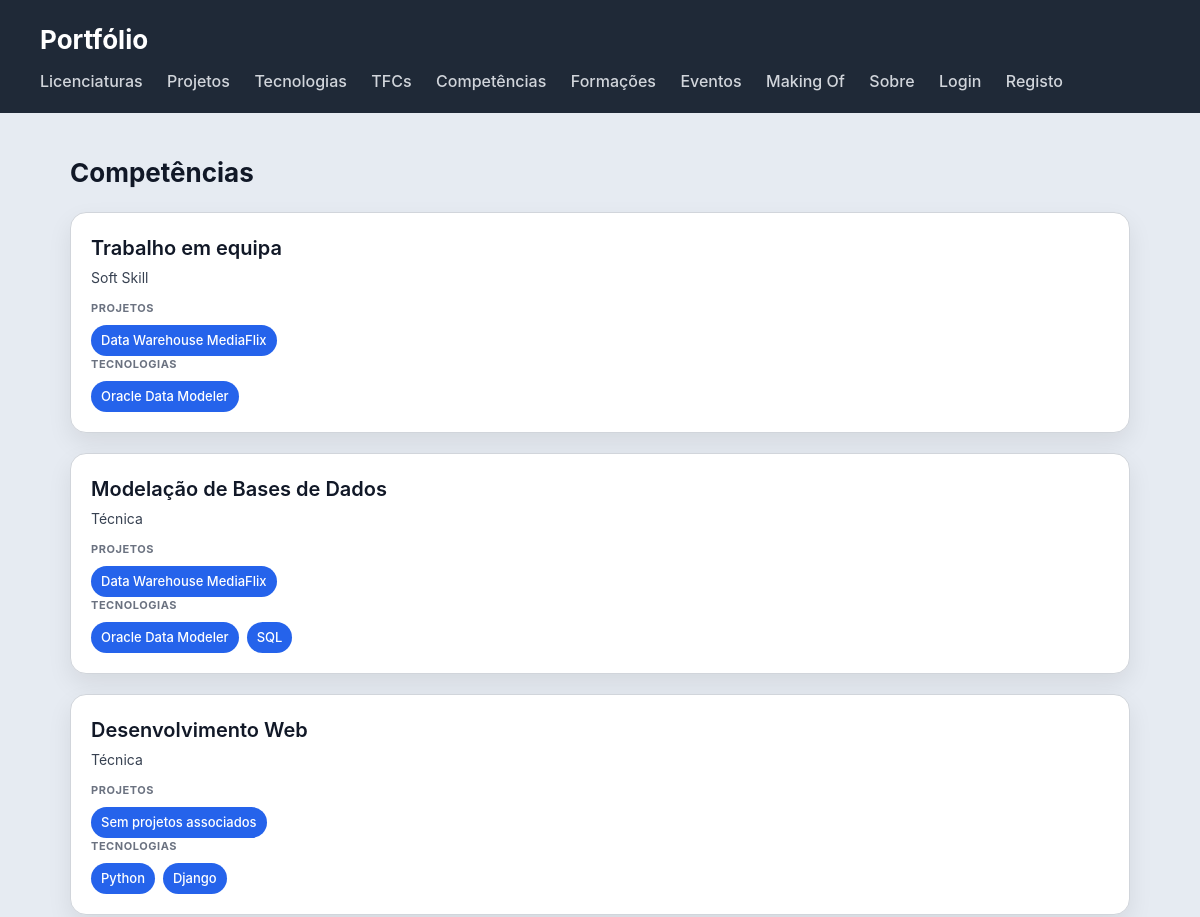
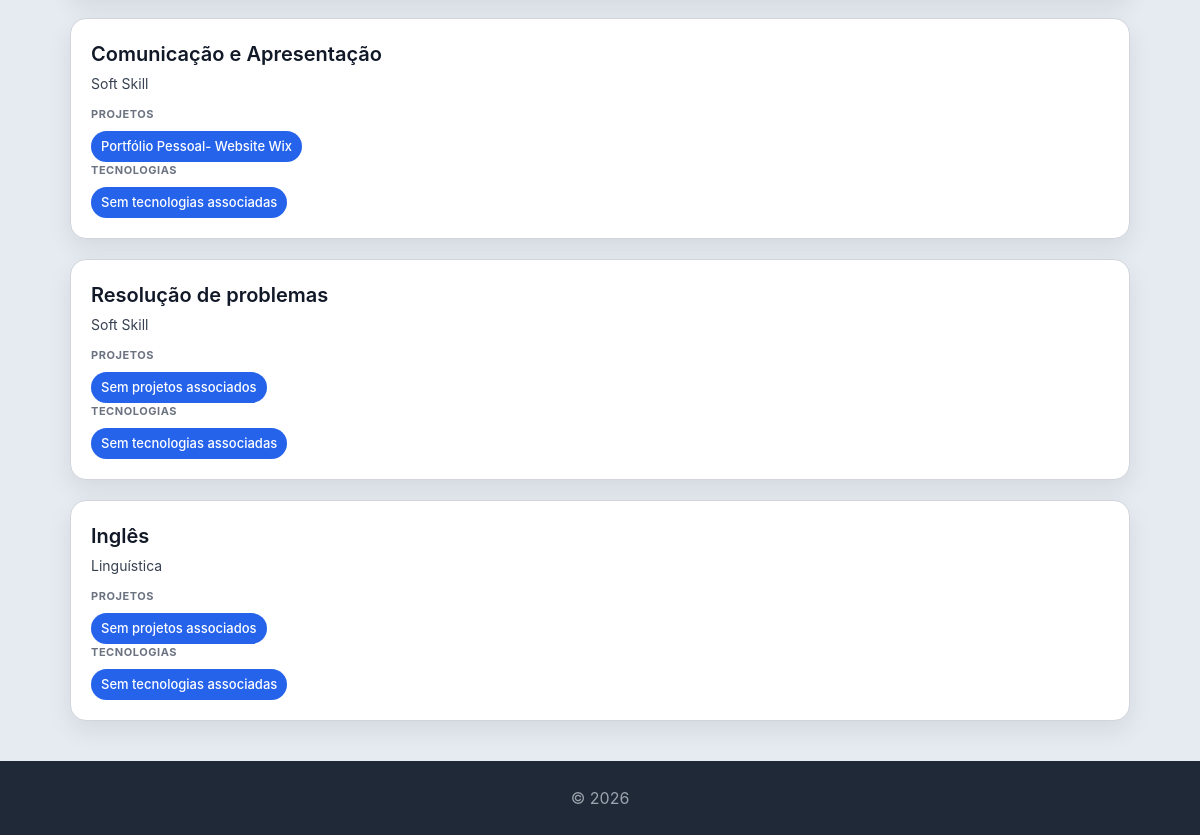
Screenshot of /portfolio/competencias/ with the database file from the repository (2 pictures, top to bottom).
### portfolio/models.py (models this page shows, shortened)
class Competencia(models.Model):
    TIPO_CHOICES = [
        ('tecnica', 'Técnica'),
        ('soft', 'Soft Skill'),
        ('linguistica', 'Linguística'),
        ('outra', 'Outra'),
    ]
    nome = models.CharField(max_length=200)
    tipo = models.CharField(max_length=50, choices=TIPO_CHOICES)
    descricao = models.TextField(blank=True)
    projetos = models.ManyToManyField(Projeto, blank=True, related_name='competencias')
    tecnologias = models.ManyToManyField(Tecnologia, blank=True, related_name='competencias')

class Projeto(models.Model):
    unidade_curricular = models.ForeignKey(UnidadeCurricular, on_delete=models.SET_NULL, null=True, blank=True, related_name='projetos')
    nome = models.CharField(max_length=200)
    descricao = models.TextField()
    tecnologias = models.TextField(help_text="Ex: Python, Django, HTML, CSS")
    imagem = models.ImageField(upload_to='projetos/', blank=True, null=True)
    video_url = models.URLField(blank=True, help_text="Link para video demo no YouTube")
    link_github = models.URLField(blank=True)
    data = models.DateField(blank=True, null=True)
    conceitos_aplicados = models.TextField(blank=True, help_text="Conceitos da UC aplicados neste projeto")

class Tecnologia(models.Model):
    NIVEL_CHOICES = [
        (1, '⭐ Iniciante'),
        (2, '⭐⭐ Básico'),
        (3, '⭐⭐⭐ Intermédio'),
        (4, '⭐⭐⭐⭐ Avançado'),
        (5, '⭐⭐⭐⭐⭐ Expert'),
    ]
    nome = models.CharField(max_length=100)
    tipo = models.ForeignKey(TipoTecnologia, on_delete=models.SET_NULL, null=True, blank=True, related_name='tecnologias')
    descricao = models.TextField(blank=True)
    logo = models.ImageField(upload_to='tecnologias/', blank=True, null=True)
    link_oficial = models.URLField(blank=True)
    nivel_interesse = models.IntegerField(choices=NIVEL_CHOICES, default=3)
    projetos = models.ManyToManyField(Projeto, blank=True, related_name='tecnologias_usadas')

### portfolio/views.py (the view)
# urls.py: path('competencias/', views.competencias_view, name='competencias'),
def competencias_view(request):
    competencias = Competencia.objects.prefetch_related('projetos', 'tecnologias').all()
    return render(request, 'portfolio/competencias.html', {
        'competencias': competencias,
        'is_gestor': is_gestor(request.user)
    })

### portfolio/views.py (called while the page is built)
def is_gestor(user):
    return user.is_authenticated and user.groups.filter(name='gestor-portfolio').exists()

### portfolio/templates/portfolio/competencias.html (shortened to what this page needs)
{% extends "portfolio/base.html" %}
{% block content %}
<h2>Competências</h2>
<section>
  {% for competencia in competencias %}
  <article>
    <header>
      <h3>{{ competencia.nome }}</h3>
      <p>{{ competencia.get_tipo_display }}</p>
    </header>
    <section>
      <h4>Projetos</h4>
      <ul>
        {% for projeto in competencia.projetos.all %}
          <li>{{ projeto.nome }}</li>
        {% empty %}
          <li>Sem projetos associados</li>
        {% endfor %}
      </ul>
      <h4>Tecnologias</h4>
      <ul>
        {% for tec in competencia.tecnologias.all %}
          <li>{{ tec.nome }}</li>
        {% empty %}
          <li>Sem tecnologias associadas</li>
        {% endfor %}
      </ul>
    </section>
  </article>
  {% endfor %}
</section>
{% endblock %}

### escola/static/escola/styles.css (style rules this page uses)
* { box-sizing: border-box; margin: 0; padding: 0; }
body { font-family: "Inter", "Segoe UI", system-ui, -apple-system, sans-serif; background: #e6ebf2; color: #111827; line-height: 1.5; }
h2 { margin-bottom: 20px; font-size: 26px; }
section > article { background: white; padding: 20px; border-radius: 16px; border: 1px solid #d1d5db; box-shadow: 0 10px 25px rgba(0,0,0,0.08); transition: all 0.25s ease; margin-bottom: 20px; }
article > header { margin-bottom: 12px; }
article > header > h3 { font-size: 20px; font-weight: 600; margin-bottom: 4px; }
article > header > p { font-size: 14px; color: #374151; }
article > section { margin-top: 10px; }
article > section > h4 { font-size: 11px; text-transform: uppercase; color: #6b7280; margin-bottom: 8px; letter-spacing: 0.05em; }
article > section > ul { list-style: none; display: flex; flex-wrap: wrap; gap: 8px; }
article > section > ul > li { background: #2563eb; color: white; padding: 6px 10px; border-radius: 999px; font-size: 13px; font-weight: 500; }

### rows the page displays
Competencia: nome "Trabalho em equipa", tipo "Soft Skill"
Projeto: nome "Data Warehouse MediaFlix"
Tecnologia: nome "Oracle Data Modeler"
Competencia: nome "Modelação de Bases de Dados", tipo "Técnica"
Tecnologia: nome "SQL"
Competencia: nome "Desenvolvimento Web", tipo "Técnica"
Tecnologia: nome "Python"
Tecnologia: nome "Django"
Competencia: nome "Comunicação e Apresentação", tipo "Soft Skill"
Projeto: nome "Portfólio Pessoal- Website Wix"
Competencia: nome "Resolução de problemas", tipo "Soft Skill"
Competencia: nome "Inglês", tipo "Linguística"
